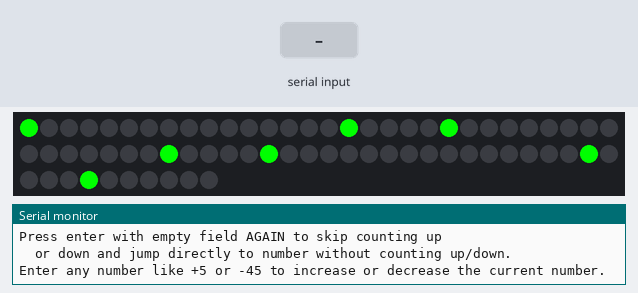
This sketch was run on a simulated Arduino Uno, built with avr-gcc and run on an emulated ATmega328P. On the bench: 70 RGB LEDs in strip order, left to right, continuing on the next row, the last lines printed to the serial monitor. The test bench sets the inputs (shaded band).

Above: at 4.4 s.
4.5 s: "." received over Serial
At 6.09 s:
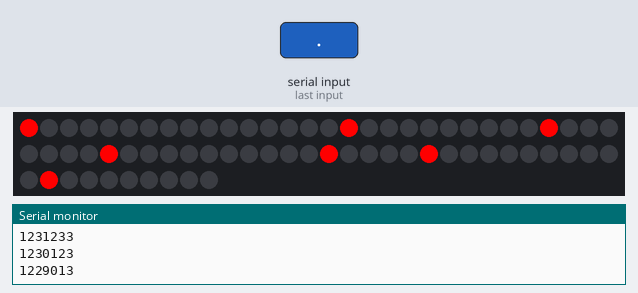
7.4 s: "+" received over Serial
9.9 s: "90,45\n" received over Serial
At 11.49 s:
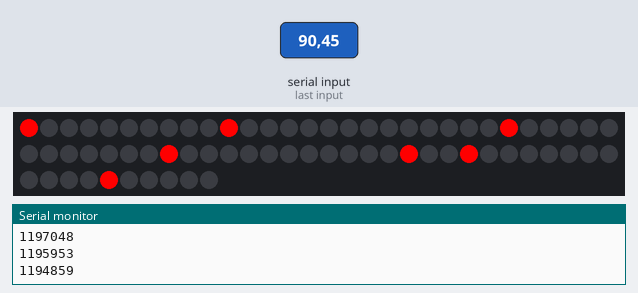

The sketch:

lednixie.ino
```cpp
// Libraries
#include "FastLED.h"

// User defined -----------------------------------------------------------------------------------
// LEDS & COLORS
const int numOfDigits = 7;        // Number of physical LEDs DIgits
int brightness = 255;             // General brightness 0-255. 0 = off, 255 = max.
CRGB regularColor = CRGB::White;  // Define colors of LEDs while number is static. Does not change color if pauseWhenReached = 0
CRGB plusColor = CRGB::Lime;      // Define colors of LEDs while adding to number. Standard: "Green" or "Lime"
CRGB minusColor = CRGB::Red;      // Define colors of LEDs while adding to number.  Standard: "Red"
                                  //   See all possible color names (due to color conversions, colors do not really match the screen):
                                  //   https://github.com/FastLED/FastLED/wiki/Pixel-reference#predefined-colors-list

// BEHAVIOR
#define alignRight                // Make numbers align right. Comment-out to align left.
#define startNumber 1234567       // Set fixed number when start up. Comment-out when this should be set randomly to 0-9999999.
int speed = 100;                  // Speed (ms) of number changing. => Smaller number, faster action! Sweetspot 100.
// #define randomSpeed 600        // Random pauses up to 0-X ms between number changing. => Less "robotic" number changes.
                                  //   Comment-out to not use this. Sweetspot 600.
// #define randomFluct 10         // Every now an then, change main number a bit. Comment-out to not change number randomly.
                                  //   Number is frequency of random fluctuation: Chance of 1 in X. Bigger number = lower frequency. Sweetspot 200.
// #define randomProportional     // If defined, randomFluct jumps proportional to size of total number.
                                  //   => The bigger current number, the bigger the jumps. Comment out to randomly jump only -1 or +1.
int randomBias = 0;               // Change to change main number to be generally increasing or decreasing. Percent from -100 to 100:
                                  //   -100 to -1: Biased towards more lower random numbers. Values under -100 yield only lower numbers.
                                  //   0: equally lower and higher random numbers (no bias).
                                  //   1 to 100: Biased towards more higher random numbers. Values above 100 yield only higher numbers.
int pauseWhenReached = 0;         // Keep red/green colors this long (ms) when reached number before changing back
                                  //   to standard color. During this time no changes can occur.
                                  //   Set to 0 for no static pause (=> no change of color). Sweetspot 1500.

// ATTENTION
// no green zero, and no red 999 999.. possible!

// ------------------------------------------------------------------------------------------------


// Do not touch -----------------------------------------------------------------------------------
#define LED_PIN 6
#define LED_TYPE  WS2812
#define COLOR_ORDER  GRB
#define NUM_LEDS numOfDigits*10
CRGB leds[NUM_LEDS];

long randomStartpoint = 0;  // gets randomized in setup()
long currentNumber = randomStartpoint;
long numberToDisplay = randomStartpoint;
boolean reached = false;
long maxNumber;
// ------------------------------------------------------------------------------------------------


// Setup ------------------------------------------------------------------------------------------
void setup() {
  Serial.begin(9600);
  delay(3000); // 3 second delay for recovery
  Serial.println("*********************************");

  FastLED.addLeds<LED_TYPE, LED_PIN, COLOR_ORDER>(leds, NUM_LEDS).setCorrection( TypicalLEDStrip );

  randomSeed(analogRead(0));  // make random() more random

  maxNumber = pow(10, numOfDigits);

  #ifndef startNumber
    randomStartpoint = random(0, maxNumber);
    currentNumber = randomStartpoint;
    numberToDisplay = randomStartpoint;
  #else
    currentNumber = startNumber;
    numberToDisplay = startNumber;
  #endif

  FastLED.setBrightness(brightness);

  // Display the start number
  displayNumber(currentNumber, plusColor);
  FastLED.show();

  Serial.println("Startup complete.");
  Serial.println("*********************************");
  Serial.println("Enter any number in the field above and press enter.");
  Serial.println("Press enter with empty field AGAIN to skip counting up");
  Serial.println("  or down and jump directly to number without counting up/down.");
  Serial.println("Enter any number like +5 or -45 to increase or decrease the current number.");
}


// Loop -------------------------------------------------------------------------------------------
void loop() {
  // make random changes to number.
  #ifdef randomFluct
    // Get a random number from 0 to randomFrequency. if its below 1 (null) then make a random change to the numbers.
    if(random(0, randomFluct) < 1) {
      Serial.println("> ACTION: Auto-random.");
      #ifdef randomProportional
        long sqrtOfNumber = sqrt(numberToDisplay)*100;  // *100 because otherwise floating point necessity, which sucks
        int minimal = (sqrtOfNumber*-1 - (sqrtOfNumber*-1 / 100 * randomBias))/100;
        int maximal = (sqrtOfNumber + (sqrtOfNumber / 100 * randomBias))/100;
        numberToDisplay += random(minimal, maximal);
      #else
        numberToDisplay += random(0+randomBias, 200+randomBias) < 100 ? -1 : 1;
      #endif
      reached = false;
    }
  #endif

  // wait for user input
  // Serial.println("Waiting for user input: Enter for next LED, or number of LED");
  while (Serial.available()) {
    // Try to convert input to number to
    String serialReading = Serial.readString();
    if (isValidNumber(serialReading)) {
      // add or substract if entered "+5" or "-14"
      if(serialReading.charAt(0) == '+' || serialReading.charAt(0) == '-') {  // single quotes for comparison of chars!
        Serial.println("> ACTION: Add entered number to current number");
        numberToDisplay += serialReading.toInt();

      } else {
        Serial.println("> ACTION:  Get to entered number.");
        numberToDisplay = serialReading.toInt();
      }

    } else if(serialReading.length() == 1) {
      Serial.println("> ACTION: Empty text: jump directly to target number");
      // set color depending on "losing" or "winning"
      CRGB colorJump = numberToDisplay > currentNumber ? plusColor : minusColor;
      currentNumber = numberToDisplay;
      // Black out all LEDs
      fill_solid(leds, NUM_LEDS, CRGB::Black);
      // Set the LED array for the currentNumber
      displayNumber(numberToDisplay, colorJump);
      reached = true;
      // Display the needed LEDs
      FastLED.show();

    } else {
      Serial.print("> ACTION: Not a number. Auto increment counter once.");
      Serial.println("Leave empty to jump directly or enter number to counter effect.");
      numberToDisplay++;
    }

    reached = false;  // TTHIS IS WHAT I DONE - does it work? does numbers stay white when entering random text?
    Serial.flush();   // wait and terminate readString() action
  }

  // Do not go under 0 and not higher than the digits allow (10^6)
  if(numberToDisplay < 0) {
    numberToDisplay = 0;
  }
  if(numberToDisplay >= maxNumber) {
    numberToDisplay = maxNumber - 1;
  }

  // If current number is not yet the desired number, add or subtract to got there.
  if(currentNumber != numberToDisplay ) {
    // black out all first to clear the display.
    fill_solid(leds, NUM_LEDS, CRGB::Black);

    // set color depending on "losing" or "winning"
    CRGB color = numberToDisplay > currentNumber ? plusColor : minusColor;

    if(numberToDisplay > currentNumber) {
      // currentNumber++;  // linear
      currentNumber += sqrt(numberToDisplay - currentNumber);
    } else {
      // currentNumber--;  // linear
      currentNumber -= sqrt(currentNumber - numberToDisplay);
    }

    // Set the LED array for the currentNumber
    displayNumber(currentNumber, color);

    // Display the needed LEDs
    FastLED.show();
    Serial.println(currentNumber);

  } else if(currentNumber == numberToDisplay && !reached && pauseWhenReached > 0) {
    // Mark reached
    //Serial.print(currentNumber);
    Serial.println("----------");

    // Wait to show green/red number first
    delay(pauseWhenReached);

    // Black out all LEDs
    fill_solid(leds, NUM_LEDS, CRGB::Black);

    // Set the LED array for the currentNumber
    displayNumber(numberToDisplay, regularColor);
    reached = true;

    // Display the needed LEDs
    FastLED.show();
//  } else {
//    // has reached but maybe....????
//    Serial.println("else...");
  }


  #ifdef randomSpeed
    delay(random(1, randomSpeed));
  #else
    delay(speed);  // linear
  #endif
}


// General functions ------------------------------------------------------------------------------
void displayNumber(long numberToDisplay, CRGB color) {
  // Serial.print("Displaying number:\t");
  // Serial.println(numberToDisplay);

  // split numberToDisplay to digits.
  int one = numberToDisplay >= 0 ? (numberToDisplay / 1U) % 10 : -1;
  int ten = numberToDisplay > 9 ? (numberToDisplay / 10U) % 10 : -1;
  int hundred = numberToDisplay > 99 ? (numberToDisplay / 100U) % 10 : -1;
  int thousand = numberToDisplay > 999 ? (numberToDisplay / 1000U) % 10 : -1;
  int tenthousand = numberToDisplay > 9999 ? (numberToDisplay / 10000U) % 10 : -1;
  int hundredthousand = numberToDisplay > 99999 ? (numberToDisplay / 100000U) % 10 : -1;
  int million = numberToDisplay > 999999 ? (numberToDisplay / 1000000U) % 10 : -1;

//  Serial.print("million: ");
//  Serial.print(million);
//  Serial.print(", hundredthousand: ");
//  Serial.print(hundredthousand);
//  Serial.print(", tenthousand: ");
//  Serial.print(tenthousand);
//  Serial.print(", thousand: ");
//  Serial.print(thousand);
//  Serial.print(", hundred: ");
//  Serial.print(hundred);
//  Serial.print(", ten: ");
//  Serial.print(ten);
//  Serial.print(", one: ");
//  Serial.print(one);
//  Serial.println("");

  int totalDigits = countDigits(numberToDisplay);

  #ifdef alignRight
    totalDigits += numOfDigits-totalDigits;
  #endif

  if(one >= 0) {  // always display zero! even if no other number
    displayDigit(one, (totalDigits-1)*10, color);
  }
  if(ten >= 0) {
    displayDigit(ten, (totalDigits-2)*10, color);
  }
  if(hundred >= 0) {
    displayDigit(hundred, (totalDigits-3)*10, color);
  }
  if(thousand >= 0) {
    displayDigit(thousand, (totalDigits-4)*10, color);
  }
  if(tenthousand >= 0) {
    displayDigit(tenthousand, (totalDigits-5)*10, color);
  }
  if(hundredthousand >= 0) {
    displayDigit(hundredthousand, (totalDigits-6)*10, color);
  }
  if(million >= 0) {
    displayDigit(million, (totalDigits-7)*10, color);
  }
}


void displayDigit(int digit, int offset, CRGB color) {
  float ledId = offset;

  if(digit % 2 == 0) {
    ledId += digit/2+5;
  } else {
    ledId += (digit-1)/2;
  }

  leds[(int) ledId] = color;
}


boolean isValidNumber(String str) {
  boolean isNum = false;
  str.trim();
  for (byte i = 0; i < str.length(); i++) {
    isNum = isDigit(str.charAt(i)) || str.charAt(i) == '+' || str.charAt(i) == '.' || str.charAt(i) == '-';
    if (!isNum) {
      return false;
    }
  }
  return isNum;
}


byte countDigits(int number){
  byte count=0;
  while(number){
    number=number/10;
    count++;
  }
  return count;
}
```

Measured:
- after the input at 4.5 s, the LEDs: first change after 1.1 s (image 1 shows a later state)
